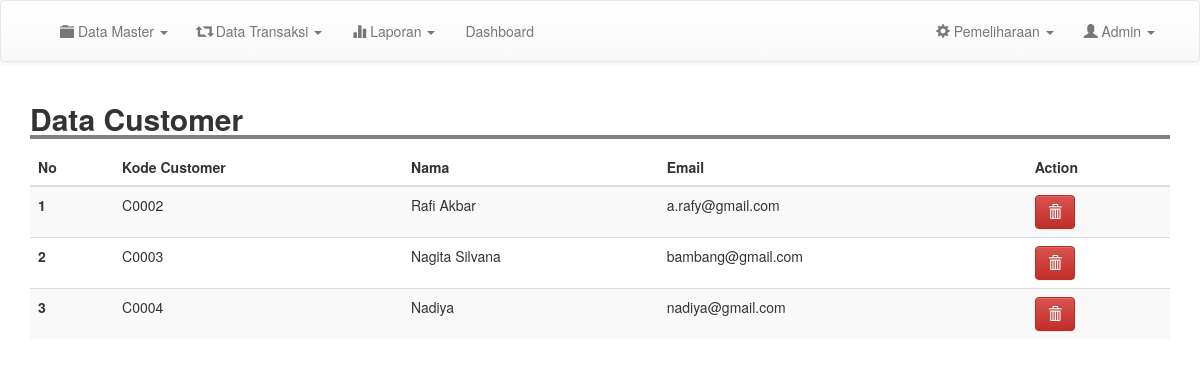
Before: /admin/m_customer.php (signed in) with the older database file.
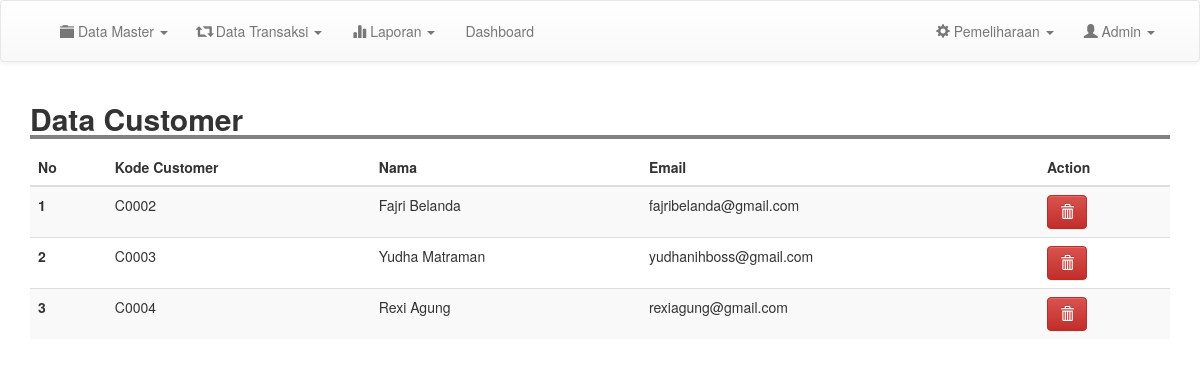
After: the same page with the newer database file.
### tables this page shows
CREATE TABLE `customer` (
  `kode_customer` varchar(100) NOT NULL,
  `nama` varchar(100) NOT NULL,
  `email` varchar(100) NOT NULL,
  `username` varchar(100) NOT NULL,
  `password` varchar(100) NOT NULL,
  `telp` varchar(200) NOT NULL
);

### admin/m_customer.php (the view, shortened to what this page needs)
<?php
include 'header.php';
?>
<div class="container">
	<h2 style=" width: 100%; border-bottom: 4px solid gray"><b>Data Customer</b></h2>
	<table class="table table-striped">
		<thead>
			<tr>
				<th scope="col">No</th>
				<th scope="col">Kode Customer</th>
				<th scope="col">Nama</th>
				<th scope="col">Email</th>
				<th scope="col">Action</th>
			</tr>
		</thead>
		<tbody>
			<?php
			$result = mysqli_query($conn, "SELECT * FROM customer order by kode_customer asc");
			$no =1;
			while ($row = mysqli_fetch_assoc($result)) {
				?>
				<tr>
					<th scope="row"><?php echo $no; ?></th>
					<td><?= $row['kode_customer'];  ?></td>
					<td><?= $row['nama'];  ?></td>
					<td><?= $row['email'];  ?></td>
					<td><a href="m_customer.php?kode=<?php echo $row['kode_customer'];?>&page=del" class="btn btn-danger" onclick="return confirm('Yakin Ingin Menghapus Data ?')"><i class="glyphicon glyphicon-trash"></i> </a></td>
				</tr>
				<?php
				$no++;
			}
			?>
		</tbody>
	</table>
</div>
<br>
<br>
<br>
<br>
<br>
<br>
<br>
<br>
<br>
<br>
<br>
<br>

Changed rows visible on the page:
changed customer "C0002": nama "Rafi Akbar" → "Fajri Belanda"; email "a.rafy@gmail.com" → "fajribelanda@gmail.com"
changed customer "C0003": nama "Nagita Silvana" → "Yudha Matraman"; email "bambang@gmail.com" → "yudhanihboss@gmail.com"
changed customer "C0004": nama "Nadiya" → "Rexi Agung"; email "nadiya@gmail.com" → "rexiagung@gmail.com"
